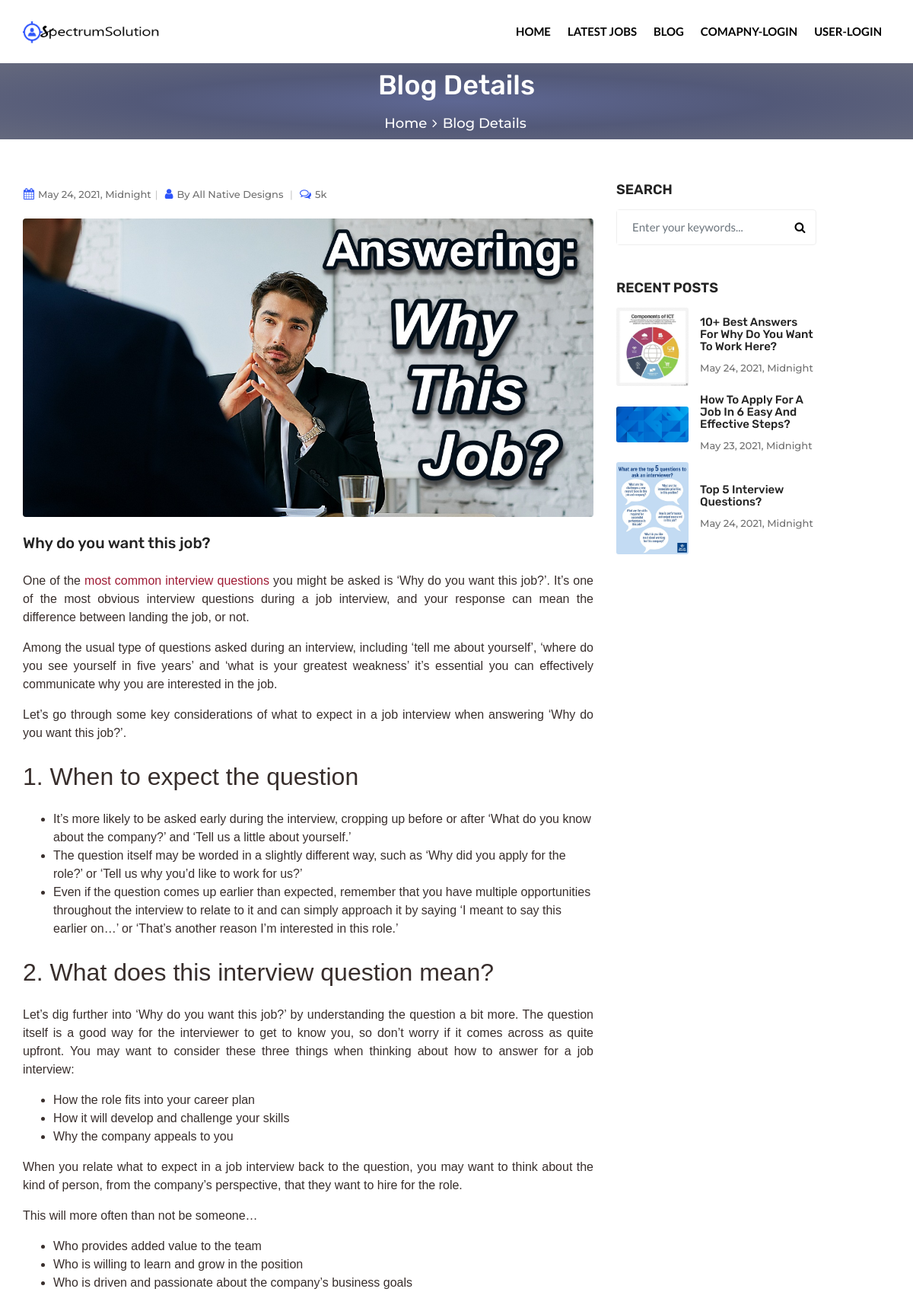
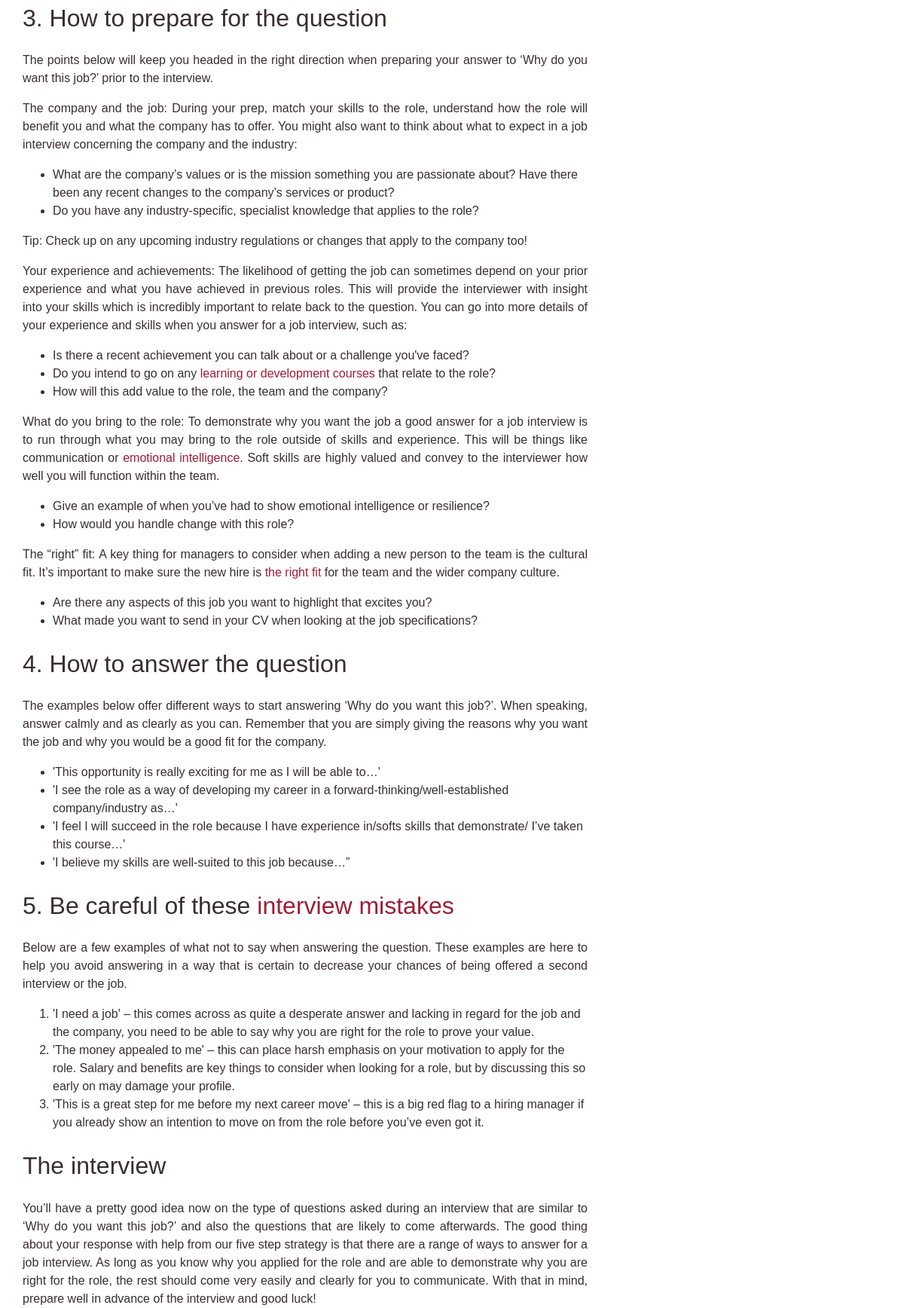
The app's page /blog/display-post/5/ (upper part) with its own data (2 pictures, top to bottom).
### blog/models.py (models this page shows, shortened)
class post(models.Model):
    post_id= models.AutoField(primary_key=True)
    title = models.CharField(max_length=255 ,default="")
    author =models.ForeignKey(User, on_delete=models.CASCADE)
    slug = models.CharField(max_length=130)
    timeStamp = models.DateTimeField()
    thumbnail = models.ImageField(upload_to='shop/images', default="")
    status=models.BooleanField(default="False")
    content = HTMLField()
    acceptpost = AcceptedpostManager()
    objects =models.Manager()

### blog/views.py (the view)
# urls.py: path('display-post/<int:id>/' ,  views.post_detail,name="displaypost"),
def post_detail(request ,id):
    dataa = post.objects.get(post_id =id)
    datar = post.objects.filter().order_by('-post_id')[0:3]
    d={'i':dataa,'data1':datar}
    return render(request , 'blog/blog-details.html',d)

### blog/templates/blog/blog-details.html (shortened to what this page needs)
{% extends 'base.html'%}
{% block content%}
<div class="page-content bg-white">
    <div class="dez-bnr-inr overlay-black-middle" style="background-image:url(images/banner/bnr1.jpg);height:100px;">
        <div class="container">
            <div class="dez-bnr-inr-entry">
                <h1 class="text-white">Blog Details</h1>
                <div class="breadcrumb-row">
                    <ul class="list-inline">
                        <li><a href="/blog">Home</a></li>
                        <li>Blog Details</li>
                    </ul>
                </div>
            </div>
        </div>
    </div>
    <div class="content-area">
        <div class="container">
            <div class="row">
                <div class="col-lg-8 col-md-7 m-b10">
                    <div class="blog-post blog-single blog-style-1">
                        <div class="dez-post-meta">
                            <ul class="d-flex align-items-center">
                                <li class="post-date"><i class="fa fa-calendar"></i>{{i.timeStamp}}</li>
                                <li class="post-author"><i class="fa fa-user"></i>By <a href="#">{{i.author.username}}</a>
                                </li>
                                <li class="post-comment"><i class="fa fa-comments-o"></i><a href="#">5k</a></li>
                            </ul>
                        </div>
                        <div class="dez-post-media dez-img-effect zoom-slow m-t20"><a href="#"><img
                                src="{{i.thumbnail.url}}" alt=""></a></div>
                        <div class="dez-post-text">
                            <h5>{{i.title}}</h5>
                            <p>
                                 {% autoescape off%}
                                {{i.content}}
                                {% endautoescape%}
                            </p>
                        </div>
                    </div>
                            {% load social_share %}
                </div>
                <div class="col-lg-3 col-md-4 sticky-top">
                    <aside class="side-bar">
                        <div class="widget">
                            <h6 class="widget-title style-1">Search</h6>
                            <div class="search-bx style-1">
                                <form role="search" method="post" action="{% url 'postserch'%}">
                                    <div class="input-group">
                                        <input name="query" class="form-control" placeholder="Enter your keywords..."
                                               type="text">
                                        <span class="input-group-btn">
												<button type="submit" class="fa fa-search text-primary"></button>
                                            </span>
                                    </div>
                                </form>
                            </div>
                        </div>
                        <div class="widget recent-posts-entry">
                            <h6 class="widget-title style-1">Recent Posts</h6>
                            <div class="widget-post-bx">
                                {% for i in data1%}
                                <div class="widget-post clearfix">
                                    <div class="dez-post-media"><img src="{{i.thumbnail.url}}" width="200"
                                                                     height="143" alt=""></div>
                                    <div class="dez-post-info">
                                        <div class="dez-post-header">
                                            <h6 class="post-title"><a href="#">{{i.title}}</a></h6>
                                        </div>
                                        <div class="dez-post-meta">
                                            <ul class="d-flex align-items-center">
                                                <li class="post-date">{{i.timeStamp}}</li>
                                            </ul>
                                        </div>
                                    </div>
                                </div>
                                {%endfor%}
                            </div>
                        </div>
                    </aside>
                </div>
            </div>
        </div>
    </div>
</div>
</div>
{% endblock%}

### job/static/css/templete.css (style rules this page uses)
.blog-style-1 .dez-post-meta { margin-bottom: 10px; padding:25px 5px 0; }

### records on screen
post: timeStamp "May 24, 2021, Midnight", author.username "All Native Designs", thumbnail (picture), title "Why do you want this job?", content "One of the most common interview questions you might be asked is ‘Why do you want this job?’. It’s one of the most obvious interview questions during a job interview, and your response can mean the difference between landing the job, or not. Among the usual type of questions asked during an interview, including ‘tell me about yourself’, ‘where do you see yourself in five years’ and ‘what is your greatest weakness’ it’s essential you can effectively communicate why you are interested in the job. Let’s go through some key considerations of what to expect in a job interview when answering ‘Why do you want this job?’. 1. When to expect the question It’s more likely to be asked early during the…"
post: thumbnail (picture), title "10+ Best Answers For Why Do You Want To Work Here?", timeStamp "May 24, 2021, Midnight"
post: thumbnail (picture), title "How To Apply For A Job In 6 Easy And Effective Steps?", timeStamp "May 23, 2021, Midnight"
post: thumbnail (picture), title "Top 5 Interview Questions?", timeStamp "May 24, 2021, Midnight"
